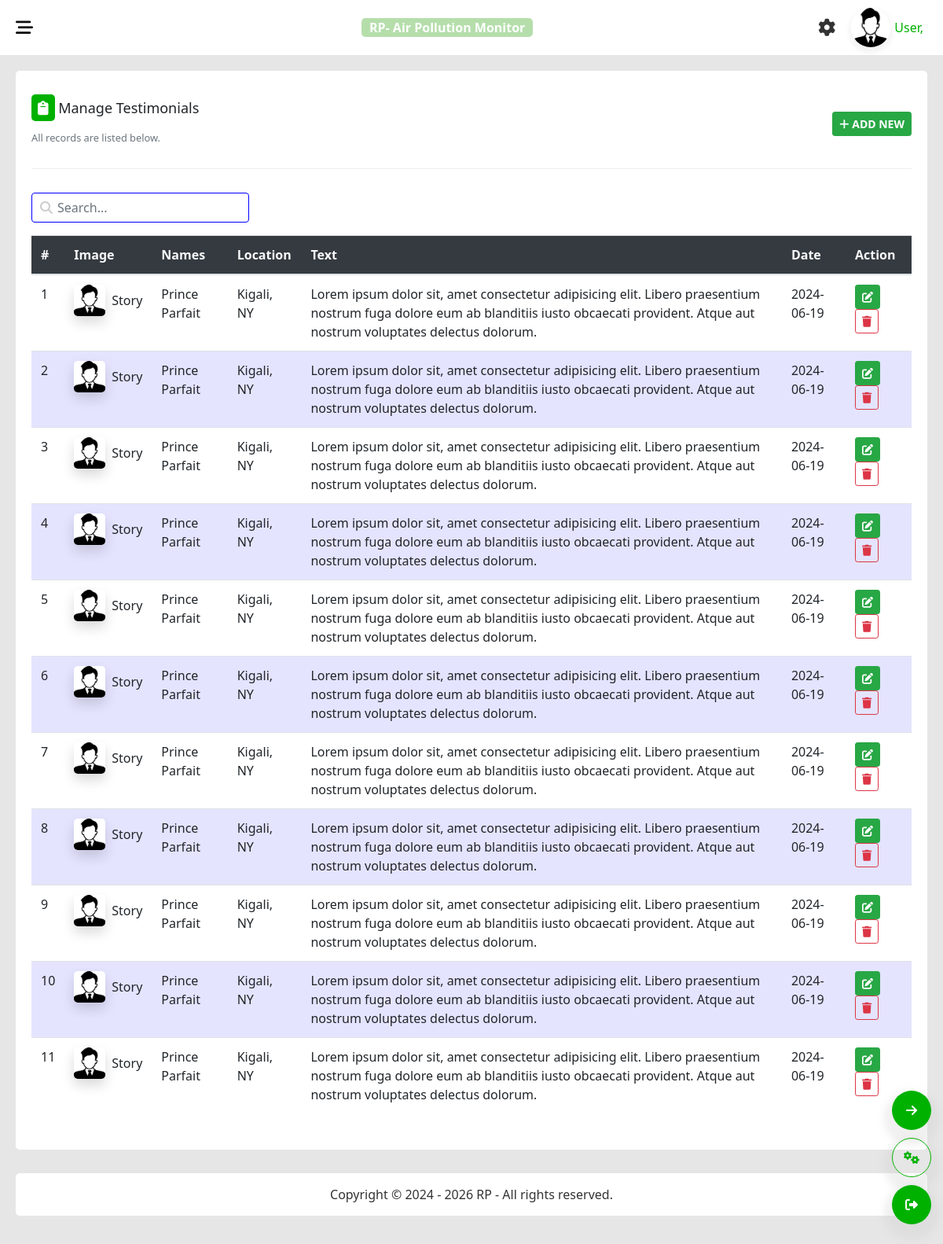
Screenshot of /dash_p/reports.php (signed in) with the database file from the repository.
### tables this page shows
CREATE TABLE `testimonial` (
  `Id` int(11) NOT NULL,
  `PersonName` varchar(125) NOT NULL,
  `Location` varchar(155) NOT NULL,
  `Text_D` text NOT NULL,
  `Image` varchar(255) NOT NULL DEFAULT 'no_img',
  `U_Date` varchar(55) NOT NULL,
  `Date` varchar(55) NOT NULL DEFAULT current_timestamp()
);

### dash_p/reports.php (the view, shortened to what this page needs)
<!DOCTYPE html>
<html lang="en">
<head>
    <link rel="stylesheet" href="extensions/bootstrap/css/bootstrap.min.css">
    <link rel="stylesheet" href="extensions/bootstrap/js/bootstrap.bundle.min.js">
    <link rel="stylesheet" href="extensions/fontawesome/css/all.css">
    <link rel="stylesheet" href="assets/css/main.css">
</head>
<body>
    <div class="body-contents-wrapper">
        <div class="contents">
            <?php include('php/includes/header.php'); ?>
            <div class="cont-container">
                <div class="table-container">
                    <div class="table-header-contents" style="position: relative;">
                        <div class="form-header-content">
                            <div class="left-content mb-2">
                                <h4><i class="fa-solid fa-clipboard"></i> Manage Testimonials</h4>
                                <small class="text-muted">All records are listed below.</small>
                            </div>
                        </div>
                        <div class="right-table-content">
                            <a href="new_test.php" class="btn btn-success btn-sm rigthPosition"><b>
                                    <ifa class="fa-solid fa-plus"></ifa> ADD NEW
                                </b></a>
                        </div>
                    </div>
                    <div class="search-record-container mb-3">
                        <div class="uuu">
                            <input type="search" name="search" id="searchInput" placeholder="Search..." class="form-control" style="border: 1px solid blue">
                            <i class="fa-solid fa-search faSearch"></i>
                        </div>
                    </div>
                    <div class="pure-table">
                        <table class="table table-hover pureTable data-table table nowrap" id="myTable">
                            <thead class="bg-dark text-light">
                                <th>#</th>
                                <th>Image</th>
                                <th>Names</th>
                                <th>Location</th>
                                <th>Text</th>
                                <th>Date</th>
                                <th>Action</th>
                            </thead>
                            <tbody>
                                <?php
                                $count = 1;
                                $getData = mysqli_query($con, "SELECT * FROM `testimonial`");
                                if (mysqli_num_rows($getData) > 0) {
                                    while ($row = mysqli_fetch_assoc($getData)) {
                                ?>
                                        <tr>
                                            <td><?= $count++; ?></td>
                                            <td>
                                                <div class="name-avatar d-flex align-items-center">
                                                    <div class="avatar mr-2 flex-shrink-0">
                                                        <?php
                                                        $url_img = 'php/uploaded_images/' . $row['Image'] . '';
                                                        if ($row['Image'] == 'no_img') {
                                                        ?>
                                                            <img src="php/defaultavatar/avatar.png" class="border-radius-100 shadow" width="40" height="40" alt="" />
                                                        <?php
                                                        } elseif (!file_exists($url_img)) {
                                                        ?>
                                                            <img src="php/defaultavatar/avatar.png" class="border-radius-100 shadow" width="40" height="40" alt="" />
                                                        <?php
                                                        } else {
                                                        ?>
                                                            <a href="<?= $url_img; ?>" target="_blank">
                                                                <img src="<?= $url_img; ?>" class="shadow" width="40" height="40" alt="" />
                                                            </a>
                                                        <?php
                                                        }
                                                        ?>
                                                    </div>
                                                    <div class="txt">
                                                        <div class="weight-500">
                                                            Story
                                                        </div>
                                                    </div>
                                                </div>
                                            </td>
                                            <td><?= $row['PersonName']; ?></td>
                                            <td><?= $row['Location']; ?></td>
                                            <td><?= $row['Text_D']; ?></td>
                                            <td><?= $row['U_Date']; ?></td>
                                            <td>
                                                <a href="up_test.php?test=<?= $row['Id']; ?>" class="btn btn-success btn-sm mr-1"><i class="fa-solid fa-pen-to-square"></i></a>
                                                <a href="php/delete_test.php?test=<?= $row['Id']; ?>" class="btn btn-outline-danger btn-sm mr-1" onclick="return confirm('Are you sure to delete this record in the system.')"><i class="fa-solid fa-trash"></i></a>
                                            </td>
                                        </tr>
                                <?php
                                    }
                                } else {
                                    $msg[] = "No records found.";
                                }
                                ?>
                            </tbody>
                        </table>
                    </div>
                </div>
                <?php include('php/includes/Rlinks.php'); ?>
                <?php include('php/includes/footer.php'); ?>
            </div>
        </div>
    </div>
</body>
</html>

### dash_p/php/includes/header.php (shortened to what this page needs)
<?php
include "php/config.php";
if (isset($_SESSION['log_uni_id'])) {
    $selectuser = mysqli_query($con, "SELECT * FROM `users` WHERE `UserID` = {$_SESSION['log_uni_id']}");
    $user = mysqli_fetch_assoc($selectuser);
    $names = $user['UserName'];
    ?>
    <div class="top-header-contents">
    <div class="left-top-header-contents sub-header-contentes">
        <i class="fa-solid fa-bars-staggered toggleAsidebar"></i>
    </div>
    <a href="index.php" class="companyTitle">
        RP- Air Pollution Monitor
    </a>
    <div class="right-top-header-contents sub-header-contentes">
        <a href="settings.php" style="text-decoration: none;">
            <i class="fa-solid fa-cog top-header-cog"></i>
        </a>
        <img src="php/defaultavatar/avatar.png" alt="profile">
        <p>
            <a href="settings.php" class="text-dark" style="text-decoration: none;">
                <span class="userTitle">
                    User,
                </span>
                <?= $names; ?></a>
        </p>
    </div>
</div>
    <?php
} else if (isset($_SESSION['id'])) {
    $cid = $_SESSION['id'];
    $selectclient = mysqli_query($con, "SELECT * FROM `clients` WHERE `clientUID` ='$cid'");
    $user = mysqli_fetch_assoc($selectclient);
    $unid = $user['clientUID'];
    $fname = $user['names'];
    $names = $user['names'];
    ?>
    <div class="top-header-contents">
    <div class="left-top-header-contents sub-header-contentes">
        <i class="fa-solid fa-bars-staggered toggleAsidebar"></i>
        <span class="closeAside">
            <i class="fa-solid fa-bars"></i>
        </span>
    </div>
    <a href="index.php" class="companyTitle">
        RP
    </a>
    <div class="right-top-header-contents sub-header-contentes">
        <a href="settings.php" style="text-decoration: none;">
            <i class="fa-solid fa-cog top-header-cog"></i>
        </a>
        <img src="php/defaultavatar/avatar.png" alt="profile">
        <p>
            <a href="#" class="text-dark" style="text-decoration: none;">
                <span class="userTitle">
                    Client,
                </span>
                <?= $names; ?></a>
        </p>
    </div>
</div>
    <?php
} else {
    echo "<script>console.log(".$_SESSION['id'].") </script>";
    echo "<script>alert('You must login first. hello')</script>";
    echo "<script>window.location.href = '../index.php'</script>";
}
?>

### dash_p/php/includes/Rlinks.php
<div class="fixed-quick-links">
    <a href="#back" onclick="history.back()">
        <i class="fa-solid fa-arrow-right"></i>
    </a>
    <a href="settings.php" class="differ">
        <i class="fa-solid fa-cogs"></i>
    </a>
    <a href="php/extras/logout.php">
        <i class="fa-solid fa-right-from-bracket"></i>
    </a>
</div>

### dash_p/php/includes/footer.php
<div class="footer-contents">
    <p>Copyright &copy; 2024 - <?= date('Y') ?> RP  - All rights reserved.</p>
</div>

### dash_p/assets/css/main.css (style rules this page uses)
* { margin: 0; padding: 0; box-sizing: border-box; font-family: 'Segoe UI', Tahoma, Geneva, Verdana, sans-serif; }
:root { --main-color: #00b100; --white-color: #fff; --gray-color: #ccc; --black-color: #000; --text-color: #333; --border-color: #eee; --main-better-color: #bbbbff; --body-background-color: #e6e6e6; --box-shadow-normal: 0 4px 4px 4px rgba(240, 238, 238, 0.3); --box-shadow-darker: 0 4px 4px 4px rgba(224, 224, 224, 0.3); }
body { background: var(--body-background-color); }
input, select, button { border: none; outline: none; }
table tr th, table tr td { border: none; }
table tr:nth-child(even) { background-color: #8888ff3a; }
.companyTitle { text-align: center; background-color: transparent; background-color: #219c0254; border-radius: 5px; padding: 0 10px; margin-left: 55px; font-weight: 600; color: var(--white-color); }
a { text-decoration: none; }
.body-contents-wrapper { width: 100%; height: auto; display: flex; }
.contents { position: relative; width: 82%; background-color: transparent; margin-left: 18%; padding-top: 70px; transition: all 0.3s ease-in-out; }
.contents .top-header-contents { position: fixed; top: 0; right: 0; width: 82%; height: 70px; background-color: var(--white-color); transition: all 0.3s ease-in-out; z-index: 555; }
.contents .top-header-contents { display: flex; align-items: center; justify-content: space-between; padding: 0 20px; }
.top-header-contents .left-top-header-contents i { font-size: 22px; color: #0e0d0d; cursor: pointer; transition: all 0.3s ease-in-out; }
.top-header-contents .left-top-header-contents .fa-bars-staggered { display: none; }
.top-header-contents .right-top-header-contents { display: flex; align-items: center; text-align: center; }
.top-header-contents .right-top-header-contents img { width: 50px; height: 50px; border-radius: 50%; box-shadow: var(--box-shadow-darker); margin-right: 5px; }
.top-header-contents .top-header-cog { font-size: 22px; padding-right: 20px; color: #333; display: none; }
.top-header-contents .right-top-header-contents p { padding-top: 15px; }
.top-header-contents .right-top-header-contents p .userTitle { color: var(--main-color); font-weight: 500; padding-right: 5px; }
.cont-container { padding: 20px; }
.form-header-content .left-content h4 { font-size: 18px; }
.form-header-content .left-content h4 i { background-color: var(--main-color); color: var(--white-color); padding: 8px; border-radius: 5px; }
.table-container { width: 100%; background-color: #fff; padding: 30px 20px; border-radius: 5px; }
.pure-table { overflow-x: auto; width: 100%; }
.pure-table img { border-radius: 5px; object-fit: cover; }
.table-container .table-header-contents { display: flex; align-items: center; justify-content: space-between; width: 100%; margin-bottom: 30px; padding-bottom: 20px; border-bottom: 1px solid var(--border-color); }
.search-record-container { display: flex; align-items: center; }
.search-record-container .uuu { position: relative; }
.search-record-container input { border: 1px solid var(--border-color); padding-left: 32px; width: 100%; }
.search-record-container .faSearch { position: absolute; top: 50%; transform: translateY(-50%); left: 11px; color: #ccc; }
.footer-contents { background-color: var(--white-color); border-radius: 5px; text-align: center; padding: 0 40px; margin-top: 30px; }
.footer-contents p { padding: 15px 0; font-weight: 400; color: #333; }
.fixed-quick-links { position: fixed; right: 10px; bottom: 10px; padding: 5px; }
.fixed-quick-links a { display: block; padding: 10px; text-decoration: none; height: 50px; width: 50px; align-items: center; justify-content: center; display: flex; margin-bottom: 10px; background-color: var(--main-color); border-radius: 50%; color: var(--white-color); font-weight: 700; box-shadow: 0 10px 10px 10px rgba(206, 206, 206, 0.3); transition: all 0.3s ease-in-out; }
.fixed-quick-links .differ { background-color: transparent; border: 1px solid var(--main-color); color: var(--main-color); transition: all 0.3s ease-in-out; }
@media (max-width: 1300px) { .contents { width: 100%; margin-left: 0; } }
@media (max-width: 1300px) { .contents .top-header-contents { width: 100%; } }
@media (max-width: 1300px) { .top-header-contents .left-top-header-contents .fa-bars-staggered { display: block; } }
@media (max-width: 1300px) { .top-header-contents .top-header-cog { display: block; } }

### rows the page displays
testimonial: PersonName "Prince Parfait", Location "Kigali, NY", Text_D "Lorem ipsum dolor sit, amet consectetur adipisicing elit. Libero praesentium nostrum fuga dolore eum ab blanditiis iusto obcaecati provident. Atque aut nostrum voluptates delectus dolorum.", U_Date "2024-06-19"
testimonial: PersonName "Prince Parfait", Location "Kigali, NY", Text_D "Lorem ipsum dolor sit, amet consectetur adipisicing elit. Libero praesentium nostrum fuga dolore eum ab blanditiis iusto obcaecati provident. Atque aut nostrum voluptates delectus dolorum.", U_Date "2024-06-19"
testimonial: PersonName "Prince Parfait", Location "Kigali, NY", Text_D "Lorem ipsum dolor sit, amet consectetur adipisicing elit. Libero praesentium nostrum fuga dolore eum ab blanditiis iusto obcaecati provident. Atque aut nostrum voluptates delectus dolorum.", U_Date "2024-06-19"
testimonial: PersonName "Prince Parfait", Location "Kigali, NY", Text_D "Lorem ipsum dolor sit, amet consectetur adipisicing elit. Libero praesentium nostrum fuga dolore eum ab blanditiis iusto obcaecati provident. Atque aut nostrum voluptates delectus dolorum.", U_Date "2024-06-19"
testimonial: PersonName "Prince Parfait", Location "Kigali, NY", Text_D "Lorem ipsum dolor sit, amet consectetur adipisicing elit. Libero praesentium nostrum fuga dolore eum ab blanditiis iusto obcaecati provident. Atque aut nostrum voluptates delectus dolorum.", U_Date "2024-06-19"
testimonial: PersonName "Prince Parfait", Location "Kigali, NY", Text_D "Lorem ipsum dolor sit, amet consectetur adipisicing elit. Libero praesentium nostrum fuga dolore eum ab blanditiis iusto obcaecati provident. Atque aut nostrum voluptates delectus dolorum.", U_Date "2024-06-19"
testimonial: PersonName "Prince Parfait", Location "Kigali, NY", Text_D "Lorem ipsum dolor sit, amet consectetur adipisicing elit. Libero praesentium nostrum fuga dolore eum ab blanditiis iusto obcaecati provident. Atque aut nostrum voluptates delectus dolorum.", U_Date "2024-06-19"
testimonial: PersonName "Prince Parfait", Location "Kigali, NY", Text_D "Lorem ipsum dolor sit, amet consectetur adipisicing elit. Libero praesentium nostrum fuga dolore eum ab blanditiis iusto obcaecati provident. Atque aut nostrum voluptates delectus dolorum.", U_Date "2024-06-19"
testimonial: PersonName "Prince Parfait", Location "Kigali, NY", Text_D "Lorem ipsum dolor sit, amet consectetur adipisicing elit. Libero praesentium nostrum fuga dolore eum ab blanditiis iusto obcaecati provident. Atque aut nostrum voluptates delectus dolorum.", U_Date "2024-06-19"
testimonial: PersonName "Prince Parfait", Location "Kigali, NY", Text_D "Lorem ipsum dolor sit, amet consectetur adipisicing elit. Libero praesentium nostrum fuga dolore eum ab blanditiis iusto obcaecati provident. Atque aut nostrum voluptates delectus dolorum.", U_Date "2024-06-19"
testimonial: PersonName "Prince Parfait", Location "Kigali, NY", Text_D "Lorem ipsum dolor sit, amet consectetur adipisicing elit. Libero praesentium nostrum fuga dolore eum ab blanditiis iusto obcaecati provident. Atque aut nostrum voluptates delectus dolorum.", U_Date "2024-06-19"
